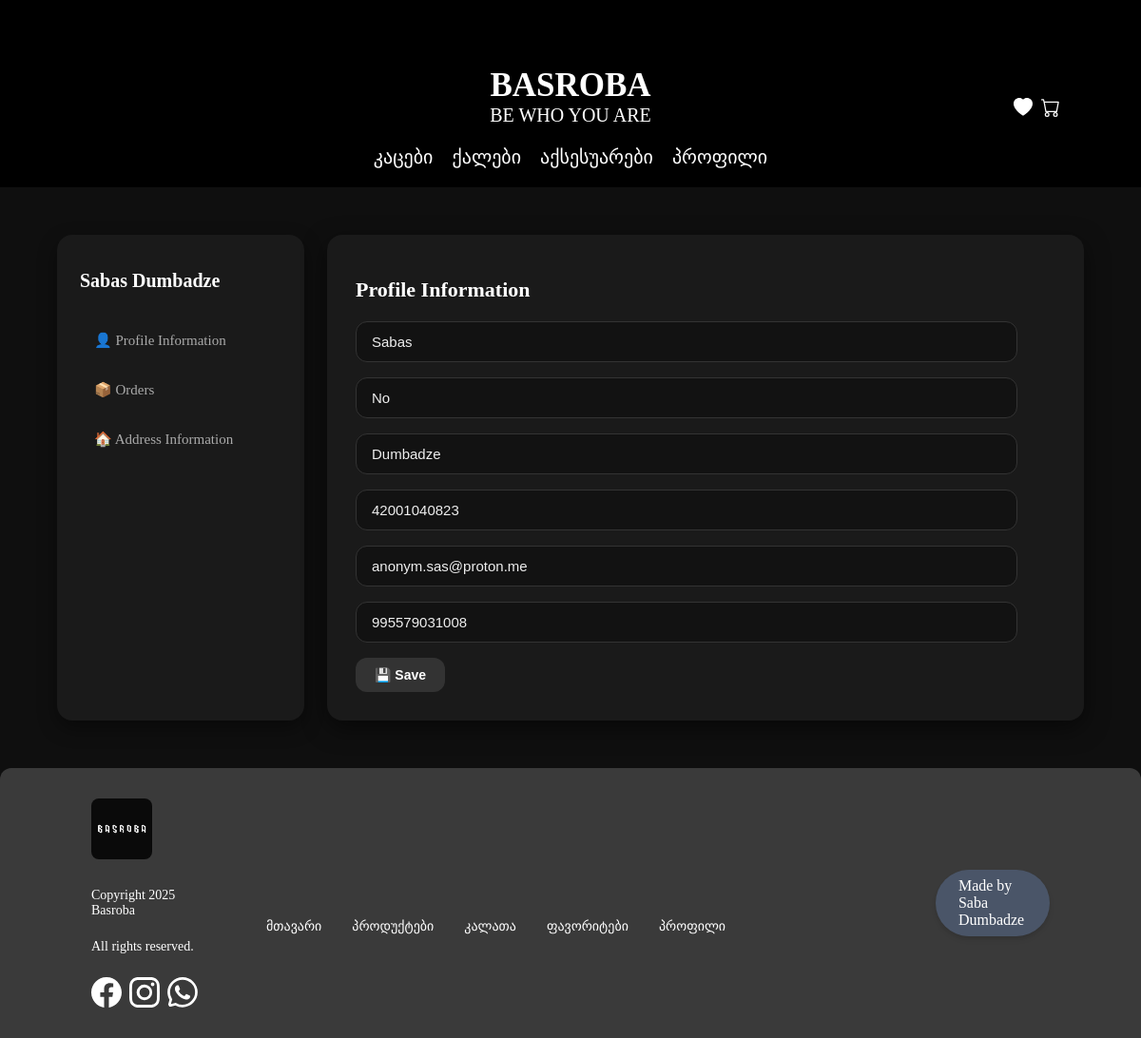
Page /profile/ (signed in) on the committed database.
### app/models.py (models this page shows, shortened)
class User_Info(models.Model):
    user = models.ForeignKey(User, on_delete=models.CASCADE, related_name="user_info")
    first_name = models.CharField(max_length=150, default="No")
    middle_name = models.CharField(max_length=150, default="No")
    last_name = models.CharField(max_length=150, default="No")
    id_number = models.IntegerField(default=0)
    email_address = models.EmailField(default="No")
    phone_number = models.IntegerField(default=0)

### app/views.py (the view)
# urls.py: path("profile/", views.profile, name="profile"),
def profile(request):
    user_info = User_Info.objects.filter(user=request.user).first()
    order_info = Order.objects.filter(user=request.user).all()
    address_info = Address_Info.objects.filter(user=request.user).all()
    if not user_info and request.user.is_authenticated:
        return redirect("index")
    else:
        return render(request, "profile.html", {
            "user_info": user_info,
            "order_info": order_info,
            "address_info": address_info
        })

### app/templates/profile.html (shortened to what this page needs)
{% extends 'layout.html' %}
{% load static %}
{% block head %}
    <link rel="stylesheet" href="{% static 'css/profile.css' %}">
{% endblock %}
{% block body %}
<div class="profile">
    <div class="sidebar">
        <h1>{{ user_info.first_name }} {{ user_info.last_name }}</h1>
        <a onclick="open_part1()" id="link-profile">👤 Profile Information</a>
        <a onclick="open_part3()" id="link-orders">📦 Orders</a>
        <a onclick="open_part2()" id="link-address">🏠 Address Information</a>
    </div>
    <div class="main-part">
        <div class="main-part1 card" id="main-part1" style="display: none;">
            <h1>Profile Information</h1>
            <div>
                <input type="text" placeholder="First Name" value="{{ user_info.first_name }}" id="first_name1">
                <input type="text" placeholder="Middle Name" value="{{ user_info.middle_name }}" id="middle_name1">
                <input type="text" placeholder="Last Name" value="{{ user_info.last_name }}" id="last_name1">
                <input type="number" placeholder="Id Number" value="{{ user_info.id_number }}" id="id_number1">
                <input type="email" placeholder="Email Address" value="{{ user_info.email_address }}" id="email_address1">
                <input type="number" placeholder="Phone Number" value="{{ user_info.phone_number }}" id="phone_number1">
                <button type="submit" onclick="save_user_info()" type="button">💾 Save</button>
            </div>
        </div>
    </div>
</div>
{% endblock %}

### app/static/css/layout.css (style rules this page uses)
button { cursor: pointer; }
a { cursor: pointer; }
body { padding: 0; margin: 0; background-color: black; overflow-x: hidden; }
* { scrollbar-width: thin; scrollbar-color: #5555ff #121212; }

### app/static/css/profile.css (style rules this page uses)
body { background: #0f0f0f; color: #eaeaea; }
.profile { display: grid; grid-template-columns: 260px 1fr; gap: 24px; width: 90%; margin: 50px auto; }
.sidebar { background: #1a1a1a; border-radius: 16px; padding: 24px; display: flex; flex-direction: column; box-shadow: 0 8px 20px rgba(0, 0, 0, 0.4); }
.sidebar h1 { font-size: 20px; font-weight: 600; margin-bottom: 30px; color: #fff; }
.sidebar a { display: block; padding: 12px 15px; margin-bottom: 10px; border-radius: 10px; color: #aaa; font-size: 15px; font-weight: 500; cursor: pointer; transition: all 0.3s ease; }
.main-part { display: flex; flex-direction: column; gap: 24px; }
.main-part1, .main-part2, .main-part3 { background: #1a1a1a; padding: 30px; border-radius: 16px; box-shadow: 0 8px 25px rgba(0, 0, 0, 0.5); }
.main-part1 h1, .main-part2 h1, .main-part3 h1 { font-size: 22px; font-weight: 600; margin-bottom: 20px; color: #fff; }
input { width: 90%; padding: 12px 16px; margin-bottom: 16px; border-radius: 12px; border: 1px solid #333; background: #121212; color: #eee; font-size: 15px; transition: border 0.3s, box-shadow 0.3s; }
button { padding: 10px 20px; border-radius: 12px; border: none; cursor: pointer; background: #333; color: #fff; font-size: 14px; font-weight: 600; transition: all 0.3s; }

### rows in the picture
User_Info: first_name "Sabas", last_name "Dumbadze", middle_name "No", id_number "42001040823", email_address "anonym.sas@proton.me", phone_number "995579031008"
